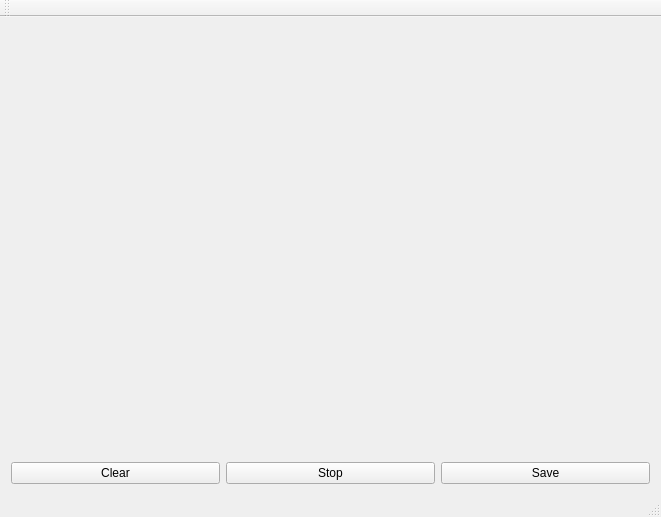
<?xml version="1.0" encoding="UTF-8"?>
<ui version="4.0">
 <class>MainWindow</class>
 <widget class="QMainWindow" name="MainWindow">
  <property name="geometry">
   <rect>
    <x>0</x>
    <y>0</y>
    <width>661</width>
    <height>517</height>
   </rect>
  </property>
  <property name="windowTitle">
   <string>MainWindow</string>
  </property>
  <widget class="QWidget" name="centralWidget">
   <layout class="QGridLayout" name="gridLayout">
    <item row="1" column="1">
     <widget class="QPushButton" name="pushButtonStop">
      <property name="text">
       <string>Stop</string>
      </property>
     </widget>
    </item>
    <item row="1" column="0">
     <widget class="QPushButton" name="pushButtonClear">
      <property name="text">
       <string>Clear</string>
      </property>
     </widget>
    </item>
    <item row="1" column="2">
     <widget class="QPushButton" name="pushButtonSave">
      <property name="text">
       <string>Save</string>
      </property>
     </widget>
    </item>
    <item row="0" column="0" colspan="3">
     <widget class="QCustomPlot" name="customPlot" native="true"/>
    </item>
   </layout>
  </widget>
  <widget class="QMenuBar" name="menuBar">
   <property name="geometry">
    <rect>
     <x>0</x>
     <y>0</y>
     <width>661</width>
     <height>26</height>
    </rect>
   </property>
  </widget>
  <widget class="QToolBar" name="mainToolBar">
   <attribute name="toolBarArea">
    <enum>TopToolBarArea</enum>
   </attribute>
   <attribute name="toolBarBreak">
    <bool>false</bool>
   </attribute>
  </widget>
  <widget class="QStatusBar" name="statusBar"/>
 </widget>
 <layoutdefault spacing="6" margin="11"/>
 <customwidgets>
  <customwidget>
   <class>QCustomPlot</class>
   <extends>QWidget</extends>
   <header location="global">qcustomplot.h</header>
   <container>1</container>
  </customwidget>
 </customwidgets>
 <resources/>
 <connections/>
</ui>
